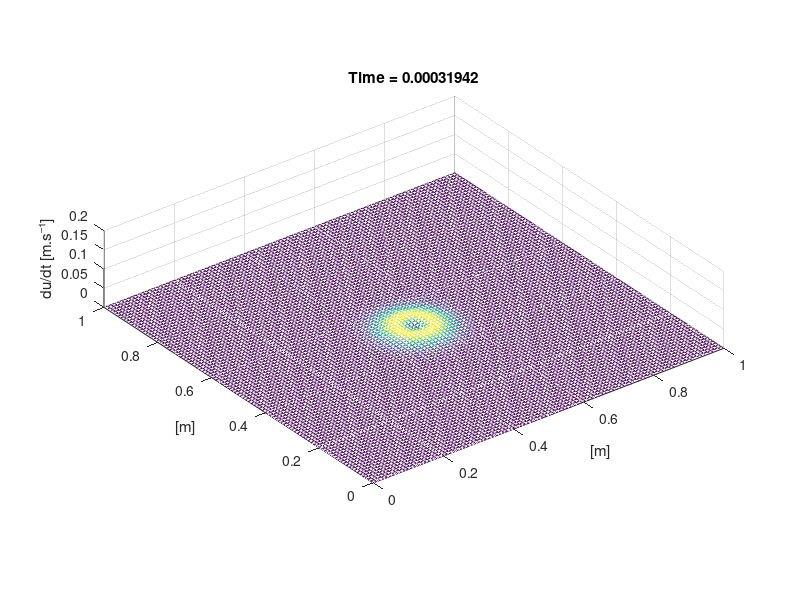
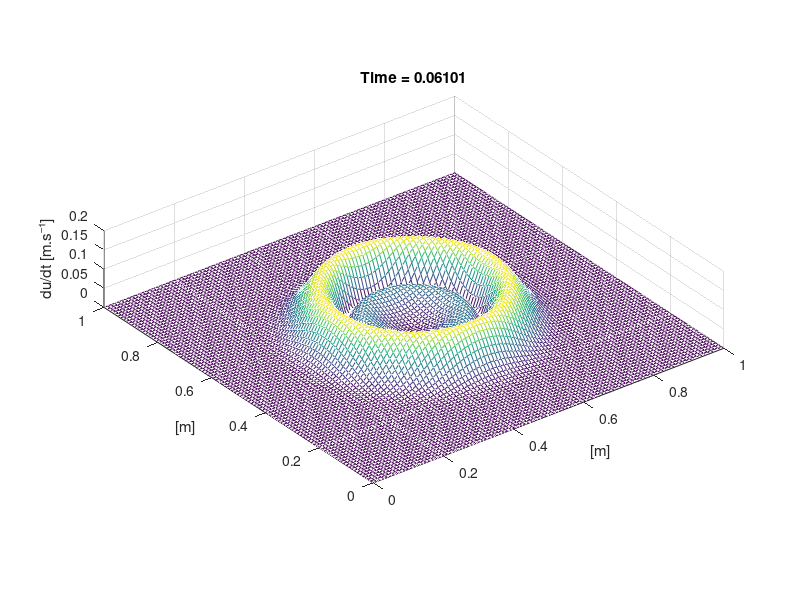
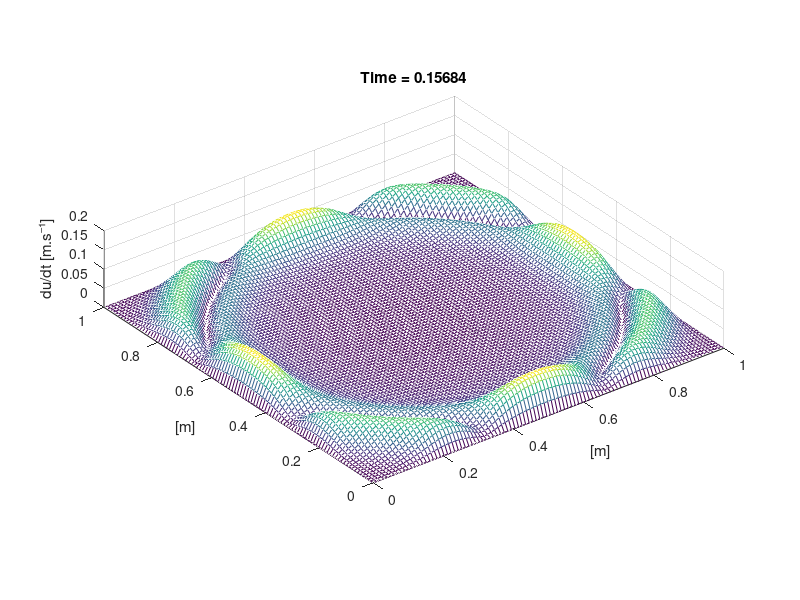

MATLAB code for these plots, in order:
clearvars; close all; clc;

for ii = 1:3
%% Input
% Physics input
Lx = 1; % medium lenght
Ly = 1;
E = 1e1; % young's modulus
nu = 0.25; % poisson modulus
rho = 1; % density
Vmax = 2; % max value of the initial Gaussian function

% Numericals input
nx = 100; % number of grid points [-]
ny = 100;
if ii==1
    nt = 1; % number of time steps [-]
elseif ii==2
    nt = 200;
elseif ii==3
    nt = 500;
end
modulo = 10; % set modulo for faster plotting
CFL = 0.1; % Courant–Friedrichs–Lewy condition making dt smaller

%% Preprocessing
% Modeling formulas
dx = Lx/(nx-1); % set dx size
dy = Ly/(ny-1);
dt = min(dx,dy)/sqrt(E/rho)*CFL; % 
x = 0:dx:Lx; % create position array [m]
y = 0:dy:Ly;
Vx = zeros(nx,ny); % displacement speed array
Vy = zeros(nx,ny);
xc = dx/2:dx:Lx-dx/2; % center of x axis
yc = (dy/2:dy:Ly-dy/2)'; % center of y axis
xc2D = repmat(xc,[nx-1,1]); % array to matrix
yc2D = repmat(yc,[1,ny-1]);
sigma_x = Vmax*ones (nx-1,ny-1).*exp(-((xc2D-Lx/2).^2+(yc2D-Ly/2).^2)/1/4/1e-3); %  % create intial stress Gaussian
sigma_y = sigma_x; % stress on y
tau_z = zeros(nx-1,ny-1); % shear stress
time = 0;

%% Computing and ploting wave evolution
figure(ii)
for i = 1:nt
    time = time+dt;
    edot_xx = (diff(Vx(:,1:ny-1),1,1)+diff(Vx(:,2:ny),1,1))/dx/2; % derivative dVx/dx derivative
    edot_yx = (diff(Vy(:,1:ny-1),1,1)+diff(Vy(:,2:ny),1,1))/dx/2;
    edot_xy = (diff(Vx(1:nx-1,:),1,2)+diff(Vx(2:nx,:),1,2))/dy/2;
    edot_yy = (diff(Vy(1:nx-1,:),1,2)+diff(Vy(2:nx,:),1,2))/dy/2;
    
    sigma_x = sigma_x +E/(1-nu*nu)*(edot_xx+nu*edot_yy)*dt;
    sigma_y = sigma_y +E/(1-nu*nu)*(edot_yy+nu*edot_xx)*dt;
    tau_z = tau_z +E/(1+nu)/2*(edot_xy+edot_yx)*dt;
    
    sdot_xx = (diff(sigma_x(:,1:ny-2),1,1)+diff(sigma_x(:,2:ny-1),1,1))/dx/2; % derivative of dsigma/dx
    tdot_x = (diff(tau_z(:,1:ny-2),1,1)+diff(tau_z(:,2:ny-1),1,1))/dx/2;
    tdot_y = (diff(tau_z(1:nx-2,:),1,2)+diff(tau_z(2:nx-1,:),1,2))/dy/2;
    sdot_yy = (diff(sigma_y(1:nx-2,:),1,2)+diff(sigma_y(2:nx-1,:),1,2))/dy/2;
    
    Vx(2:nx-1,2:ny-1) = Vx(2:nx-1,2:ny-1)+(sdot_xx+tdot_y)/rho*dt;
    Vy(2:nx-1,2:ny-1) = Vy(2:nx-1,2:ny-1)+(tdot_x+sdot_yy)/rho*dt;
    
    if mod(i,modulo)==1
        mesh(x,y,(Vx'.^2+Vy'.^2).^(1/2))
        axis equal; axis tight;
        axis([x(1,1) x(1,end) y(1,1) y(1,end) 0 Vmax/10])
        title(['Time = ' num2str(time)])
        xlabel('[m]')
        ylabel('[m]')
        zlabel('du/dt [m.s⁻¹]')
        drawnow
    end
end
end